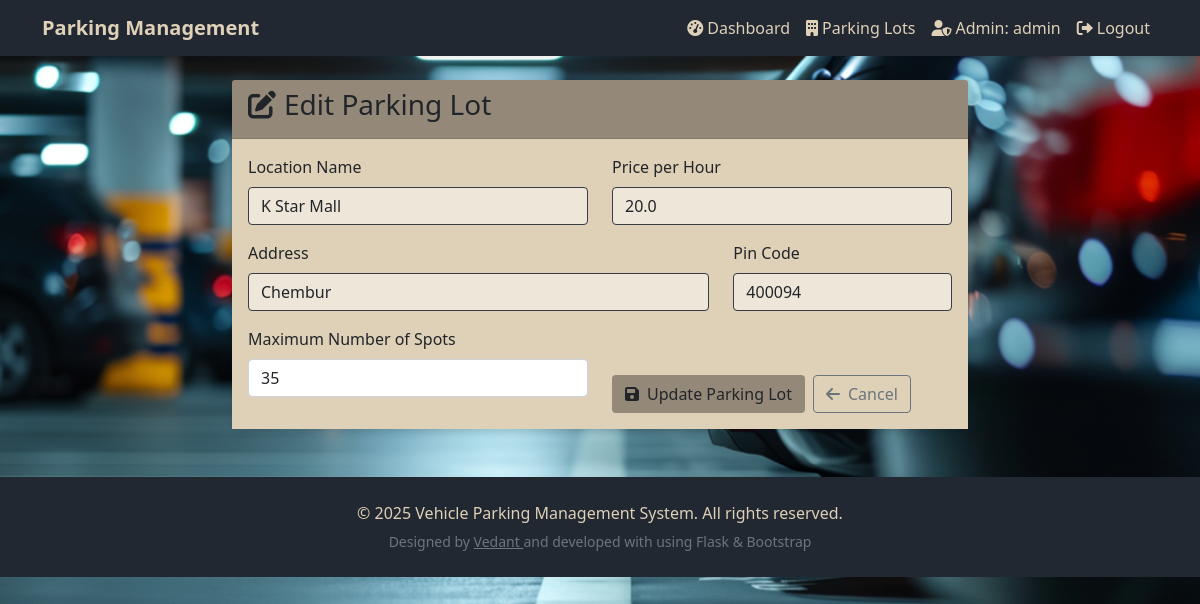
Page /admin/edit_parking_lot/1 (signed in) on the committed database.
### app.py (models this page shows)
class ParkingLot(db.Model):
    id = db.Column(db.Integer, primary_key=True)
    location_name = db.Column(db.String(100), nullable=False)
    hourly_rate = db.Column(db.Float, nullable=False)
    address = db.Column(db.String(200), nullable=False)
    pin_code = db.Column(db.String(10), nullable=False)
    total_spots = db.Column(db.Integer, nullable=False)
    created_at = db.Column(db.DateTime, default=datetime.utcnow)
    spots = db.relationship('ParkingSpot', backref='parking_lot', lazy=True, cascade='all, delete-orphan')

### app.py (the view, shortened to what this page needs)
@app.route('/admin/edit_parking_lot/<int:lot_id>', methods=['GET', 'POST'])
def edit_parking_lot(lot_id):
    if 'admin_id' not in session:
        flash('Please login as an administrator to access this page!', 'error')
        return redirect(url_for('login'))
    parking_lot = ParkingLot.query.get_or_404(lot_id)
    return render_template('edit_parking.html', parking_lot=parking_lot)

### templates/edit_parking.html (shortened to what this page needs)
{% extends "base.html" %}  {% block content %}
<div class="row justify-content-center">
  <div class="col-md-8">
    <div class="card">
      <div class="card-header" style="background-color: #948979">
        <h3><i class="fas fa-edit me-2"></i>Edit Parking Lot</h3>
      </div>
      <div class="card-body" style="background-color: #dfd0b8">
        <form method="POST">
          <div class="row">
            <div class="col-md-6 mb-3">
              <label for="location_name" class="form-label">Location Name</label>
              <input
                type="text"
                class="form-control"
                id="location_name"
                name="location_name"
                value="{{ parking_lot.location_name }}"
                required
                style="background-color: #eee7d9; border: 1px solid #393e46"
              />
            </div>
            <div class="col-md-6 mb-3">
              <label for="hourly_rate" class="form-label">Price per Hour</label>
              <input
                type="number"
                step="0.01"
                class="form-control"
                id="hourly_rate"
                name="hourly_rate"
                value="{{ parking_lot.hourly_rate }}"
                required
                style="background-color: #eee7d9; border: 1px solid #393e46"
              />
            </div>
          </div>
          <div class="row">
            <div class="col-md-8 mb-3">
              <label for="address" class="form-label">Address</label>
              <input
                type="text"
                class="form-control"
                id="address"
                name="address"
                value="{{ parking_lot.address }}"
                required
                style="background-color: #eee7d9; border: 1px solid #393e46"
              />
            </div>
            <div class="col-md-4 mb-3">
              <label for="pin_code" class="form-label">Pin Code</label>
              <input
                type="text"
                class="form-control"
                id="pin_code"
                name="pin_code"
                value="{{ parking_lot.pin_code }}"
                required
                style="background-color: #eee7d9; border: 1px solid #393e46"
              />
            </div>
          </div>
          <div class="row">
            <div class="col-md-6 mb-3">
              <label for="total_spots" class="form-label">Maximum Number of Spots</label>
              <input
                type="number"
                class="form-control"
                id="total_spots"
                name="total_spots"
                value="{{ parking_lot.total_spots }}"
                required
              />
            </div>
            <div class="col-md-6 d-flex align-items-end">
              <div class="d-flex gap-2">
                <button
                  type="submit"
                  class="btn"
                  style="background-color: #948979"
                >
                  <i class="fas fa-save me-2"></i>Update Parking Lot
                </button>
                <a
                  href="{{ url_for('manage_parking') }}"
                  class="btn btn-outline-secondary"
                >
                  <i class="fas fa-arrow-left me-2"></i>Cancel
                </a>
              </div>
            </div>
          </div>
        </form>
      </div>
    </div>
  </div>
</div>
{% endblock %}

### templates/base.html (style rules this page uses)
body { background: url(../static/images/background.png) no-repeat center center fixed; background-size: cover; margin: 0; padding: 0; }
.card { box-shadow: 0 4px 6px rgba(0, 0, 0, 0.1); border: none; border-radius: 10px; }

### rows in the picture
ParkingLot: location_name "K Star Mall", hourly_rate "20.0", address "Chembur", pin_code "400094", total_spots "35"

### other values in the picture
{{ session['admin_username'] }} "admin"
